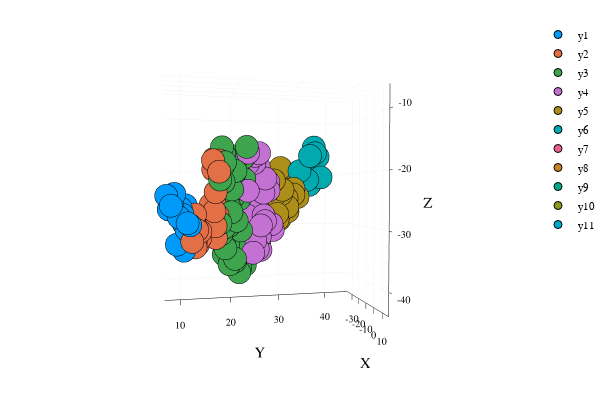

The notebook cell saved with this chart:
### Code cell
i = 5
j = 1
ploteo = scatter(nodo[i][j].xyz[:, 1], nodo[i][j].xyz[:, 2], nodo[i][j].xyz[:, 3],
xlim = (x_min, x_max), ylim = (y_min, y_max), zlim = (z_min, z_max),
xlabel = "X", ylabel = "Y", zlabel = "Z")

for i = 5:5
    for j = 2:ncells
        ploteo = scatter!(nodo[i][j].xyz[:, 1], nodo[i][j].xyz[:, 2],
                                        nodo[i][j].xyz[:, 3],
            xlim = (x_min, x_max), ylim = (y_min, y_max), zlim = (z_min, z_max),
            xlabel = "X", ylabel = "Y", zlabel = "Z")
    end
end
ploteo

### Figure 1 — Plotly figure (JSON) as saved in the notebook; plotly's stock layout.template omitted (floating-point values rounded to 4 significant figures)
{"data": [{"colorbar": {"title": ""}, "hoverinfo": "text", "legendgroup": "y1", "marker": {"color": "rgba(0, 154, 250, 1.000)", "line": {"color": "rgba(0, 0, 0, 1)", "width": 1}, "size": 8, "symbol": "circle"}, "mode": "markers", "name": "y1", "showlegend": true, "text": [null, null, null, null, null, null, null, null, null, null, null, null, null, null, null, null, null, null, null, null, null, null], "type": "scatter3d", "x": [-16.11, -16.3, -14.64, -16.09, -15.69, -17.03, -15.47, -17.27, -14.51, -15.89, -17.33, -15.16, -17.15, -16.5, -16.57, -16.4, -14.48, -13.1, -17.28, -17.4, -14.01, -15.07], "xaxis": "x", "y": [7.559, 7.979, 8.363, 8.514, 8.631, 8.846, 8.967, 9.383, 9.767, 10.1, 10.4, 10.41, 10.62, 10.64, 10.95, 11.05, 11.09, 11.27, 11.34, 11.59, 11.74, 11.84], "yaxis": "y", "z": [-24.21, -26.55, -25.89, -24.53, -25.92, -24.41, -23.87, -32.66, -27.89, -26.39, -33.05, -27.46, -29.06, -33.72, -25.86, -31.27, -30.0, -28.89, -31.84, -28.96, -29.26, -28.02]}, {"colorbar": {"title": ""}, "hoverinfo": "text", "legendgroup": "y2", "marker": {"color": "rgba(227, 111, 71, 1.000)", "line": {"color": "rgba(0, 0, 0, 1)", "width": 1}, "size": 8, "symbol": "circle"}, "mode": "markers", "name": "y2", "showlegend": true, "text": [null, null, null, null, null, null, null, null, null, null, null, null, null, null, null, null, null, null, null, null, null, null, null, null, null, null], "type": "scatter3d", "x": [-13.67, -16.44, -14.55, -16.29, -17.03, -13.56, -17.96, -16.78, -14.43, -16.63, -16.07, -14.61, -15.41, -13.77, -17.55, -17.06, -13.67, -13.85, -15.16, -16.52, -15.21, -14.5, -15.86, -13.15, -17.07, -16.49], "xaxis": "x", "y": [12.1, 12.44, 12.59, 12.7, 12.74, 12.96, 13.12, 13.51, 13.55, 13.7, 15.46, 15.85, 15.92, 16.06, 16.09, 16.11, 16.26, 16.3, 16.35, 16.39, 16.46, 16.66, 16.75, 16.92, 16.98, 16.99], "yaxis": "y", "z": [-32.1, -28.49, -27.43, -33.18, -32.38, -30.1, -32.81, -31.65, -30.39, -28.48, -25.77, -18.06, -19.67, -26.88, -26.32, -17.75, -29.48, -23.58, -31.58, -26.14, -18.74, -27.63, -27.44, -20.04, -23.93, -18.05]}, {"colorbar": {"title": ""}, "hoverinfo": "text", "legendgroup": "y3", "marker": {"color": "rgba(62, 164, 78, 1.000)", "line": {"color": "rgba(0, 0, 0, 1)", "width": 1}, "size": 8, "symbol": "circle"}, "mode": "markers", "name": "y3", "showlegend": true, "text": [null, null, null, null, null, null, null, null, null, null, null, null, null, null, null, null, null, null, null, null, null, null, null, null, null, null, null, null, null, null, null, null, null, null, null, null, null, null, null, null, null, null, null, null, null, null, null, null, null, null, null, null, null, null, null, null, null, null, null], "type": "scatter3d", "x": [-13.19, -14, -17.5, -16.41, -15.61, -16.52, -16.33, -14.25, -17.05, -13.88, -14.99, -17.8, -16.2, -13.72, -16.8, -15.69, -15.93, -16.05, -14.94, -16.52, -15.33, -15.7, -17.72, -16.46, -17.44, -15.89, -13.37, -14.26, -16.16, -17.33, -16.34, -14.3, -15.41, -15.38, -16.34, -13.1, -17.53, -17.48, -16.49, -13.34, -15.81, -15.04, -15.85, -16.25, -16.75, -16.41, -17.34, -15.01, -14.99, -17.36, -16.94, -16.66, -14.61, -14.2, -16.12, -17.98, -15.74, -15.31, -13.63], "xaxis": "x", "y": [17.11, 17.16, 17.18, 17.26, 17.35, 17.35, 17.55, 17.55, 17.57, 17.74, 17.83, 17.88, 17.95, 17.98, 18.02, 18.1, 18.5, 18.58, 18.61, 18.65, 18.73, 18.78, 18.78, 18.89, 19.09, 19.11, 19.14, 19.32, 19.65, 19.73, 19.76, 19.78, 19.82, 19.86, 19.87, 19.87, 20.01, 20.05, 20.06, 20.1, 20.47, 20.6, 20.67, 20.68, 20.85, 20.86, 20.93, 20.96, 20.99, 21.03, 21.11, 21.3, 21.47, 21.56, 21.73, 21.8, 21.82, 21.96, 21.99], "yaxis": "y", "z": [-21.42, -28.96, -31.59, -28.11, -30.95, -24.95, -15.73, -19.26, -18.78, -21.81, -29.85, -34.61, -16.93, -18.41, -31.63, -33.45, -20.24, -25.16, -20.04, -33.01, -29.53, -26.09, -34.0, -36.33, -30.82, -17.22, -27.09, -23.12, -32.76, -23.84, -24.29, -20.2, -23.03, -35.34, -35.86, -19.92, -34.89, -31.15, -27.74, -28.59, -21.95, -17.27, -37.77, -24.86, -22.0, -36.95, -34.34, -30.33, -20.81, -37.23, -28.16, -19.53, -17.52, -21.31, -36.52, -32.12, -19.8, -32.7, -15.66]}, {"colorbar": {"title": ""}, "hoverinfo": "text", "legendgroup": "y4", "marker": {"color": "rgba(195, 113, 210, 1.000)", "line": {"color": "rgba(0, 0, 0, 1)", "width": 1}, "size": 8, "symbol": "circle"}, "mode": "markers", "name": "y4", "showlegend": true, "text": [null, null, null, null, null, null, null, null, null, null, null, null, null, null, null, null, null, null, null, null, null, null, null, null, null, null, null, null, null, null, null, null, null, null, null, null, null, null, null, null, null, null, null, null, null], "type": "scatter3d", "x": [-13.39, -15.39, -15.21, -14.95, -13.94, -16.19, -16.18, -15.33, -16.04, -17.76, -17.32, -13.84, -16.8, -14.35, -13.73, -16.9, -16.58, -16.48, -14.01, -17.76, -16.25, -16.27, -13.92, -15.58, -13.29, -14.38, -16.21, -14.06, -16.46, -13.29, -14.82, -13.36, -13.93, -13.04, -13.32, -15.0, -15.75, -17.47, -13.99, -13.58, -15.18, -17.47, -13.65, -13.48, -14.95], "xaxis": "x", "y": [22.14, 22.15, 22.16, 22.23, 22.26, 22.43, 22.68, 22.74, 22.85, 23.0, 23.11, 23.17, 23.24, 23.44, 23.47, 23.48, 23.48, 23.53, 23.56, 23.63, 23.74, 23.82, 24.04, 24.1, 24.25, 24.26, 24.32, 24.43, 24.46, 24.59, 24.61, 25.1, 25.11, 25.34, 25.45, 25.67, 25.74, 25.82, 26.04, 26.05, 26.49, 26.62, 26.62, 26.85, 26.86], "yaxis": "y", "z": [-23.34, -30.53, -27.77, -18.61, -16.66, -28.18, -20.32, -31.94, -29.56, -32.37, -25.95, -34.28, -23.62, -18.44, -17.21, -27.32, -32.33, -24.95, -32.13, -27.98, -22.84, -29.72, -33.62, -25.1, -16.74, -19.14, -27.29, -31.47, -32.54, -29.46, -33.87, -27.7, -23.69, -28.71, -21.18, -21.63, -30.06, -24.32, -21.8, -23.26, -29.3, -26.27, -29.26, -30.32, -25.09]}, {"colorbar": {"title": ""}, "hoverinfo": "text", "legendgroup": "y5", "marker": {"color": "rgba(172, 142, 24, 1.000)", "line": {"color": "rgba(0, 0, 0, 1)", "width": 1}, "size": 8, "symbol": "circle"}, "mode": "markers", "name": "y5", "showlegend": true, "text": [null, null, null, null, null, null, null, null, null, null, null, null, null, null, null, null, null, null, null, null, null, null], "type": "scatter3d", "x": [-16.59, -17.83, -14.03, -14.15, -15.94, -17.47, -13.18, -13.25, -15.49, -17.78, -13.72, -17.7, -13.12, -15.38, -14.3, -13.96, -14.89, -16.77, -17.7, -13.93, -14.3, -14.45], "xaxis": "x", "y": [27.05, 27.07, 27.09, 27.16, 27.3, 27.39, 27.65, 27.75, 28.01, 28.43, 28.45, 28.63, 28.68, 29.44, 29.55, 29.68, 29.79, 30.0, 30.67, 30.85, 30.89, 31.7], "yaxis": "y", "z": [-26.03, -29.61, -21.51, -24.18, -28.55, -28.63, -27.46, -28.46, -27.98, -28.55, -23.95, -19.23, -23.16, -24.59, -24.68, -26.21, -27.07, -21.58, -21.05, -24.02, -23.0, -24.46]}, {"colorbar": {"title": ""}, "hoverinfo": "text", "legendgroup": "y6", "marker": {"color": "rgba(0, 170, 174, 1.000)", "line": {"color": "rgba(0, 0, 0, 1)", "width": 1}, "size": 8, "symbol": "circle"}, "mode": "markers", "name": "y6", "showlegend": true, "text": [null, null, null, null, null, null, null, null, null, null, null, null, null, null, null, null], "type": "scatter3d", "x": [-17.67, -15.14, -16.55, -15.34, -16.71, -14.34, -14.48, -13.82, -17.47, -17.36, -17.97, -14.18, -13.93, -16.6, -14.59, -13.08], "xaxis": "x", "y": [32.01, 32.14, 32.78, 32.86, 32.94, 33.53, 33.95, 34.07, 34.21, 34.39, 34.51, 34.85, 35.03, 35.18, 35.64, 36.08], "yaxis": "y", "z": [-20.81, -19.8, -22.44, -20.79, -21.37, -21.38, -22.28, -17.07, -19.07, -21.17, -22.06, -15.52, -16.57, -21.1, -17.18, -20.93]}, {"colorbar": {"title": ""}, "hoverinfo": "text", "legendgroup": "y7", "marker": {"color": "rgba(237, 94, 147, 1.000)", "line": {"color": "rgba(0, 0, 0, 1)", "width": 1}, "size": 8, "symbol": "circle"}, "mode": "markers", "name": "y7", "showlegend": true, "text": [null], "type": "scatter3d", "x": [0], "xaxis": "x", "y": [0], "yaxis": "y", "z": [0]}, {"colorbar": {"title": ""}, "hoverinfo": "text", "legendgroup": "y8", "marker": {"color": "rgba(198, 130, 37, 1.000)", "line": {"color": "rgba(0, 0, 0, 1)", "width": 1}, "size": 8, "symbol": "circle"}, "mode": "markers", "name": "y8", "showlegend": true, "text": [null], "type": "scatter3d", "x": [0], "xaxis": "x", "y": [0], "yaxis": "y", "z": [0]}, {"colorbar": {"title": ""}, "hoverinfo": "text", "legendgroup": "y9", "marker": {"color": "rgba(0, 169, 141, 1.000)", "line": {"color": "rgba(0, 0, 0, 1)", "width": 1}, "size": 8, "symbol": "circle"}, "mode": "markers", "name": "y9", "showlegend": true, "text": [null], "type": "scatter3d", "x": [0], "xaxis": "x", "y": [0], "yaxis": "y", "z": [0]}, {"colorbar": {"title": ""}, "hoverinfo": "text", "legendgroup": "y10", "marker": {"color": "rgba(142, 151, 30, 1.000)", "line": {"color": "rgba(0, 0, 0, 1)", "width": 1}, "size": 8, "symbol": "circle"}, "mode": "markers", "name": "y10", "showlegend": true, "text": [null], "type": "scatter3d", "x": [0], "xaxis": "x", "y": [0], "yaxis": "y", "z": [0]}, {"colorbar": {"title": ""}, "hoverinfo": "text", "legendgroup": "y11", "marker": {"color": "rgba(0, 169, 204, 1.000)", "line": {"color": "rgba(0, 0, 0, 1)", "width": 1}, "size": 8, "symbol": "circle"}, "mode": "markers", "name": "y11", "showlegend": true, "text": [null], "type": "scatter3d", "x": [0], "xaxis": "x", "y": [0], "yaxis": "y", "z": [0]}], "layout": {"annotations": [], "height": 400, "legend": {"bgcolor": "rgba(255, 255, 255, 1.000)", "bordercolor": "rgba(0, 0, 0, 1)", "font": {"color": "rgba(0, 0, 0, 1)", "family": "sans-serif", "size": 11}, "tracegroupgap": 0, "x": 1, "y": 1}, "margin": {"b": 20, "l": 0, "r": 0, "t": 20}, "paper_bgcolor": "rgba(255, 255, 255, 1.000)", "plot_bgcolor": "rgba(255, 255, 255, 1.000)", "scene": {"aspectmode": "auto", "aspectratio": {"x": 0.6192, "y": 1.242, "z": 1.3}, "camera": {"center": {"x": 0, "y": 0, "z": 0}, "eye": {"x": 2.546, "y": -0.5215, "z": 0.05884}, "up": {"x": 0, "y": 0, "z": 1}}, "xaxis": {"anchor": "y1", "domain": [0.06165, 0.9934], "gridcolor": "rgba(0, 0, 0, 0.1)", "gridwidth": 0.5, "linecolor": "rgba(0, 0, 0, 1)", "mirror": false, "range": [-38, 17], "showgrid": true, "showline": true, "showticklabels": true, "tickangle": 0, "tickcolor": "rgb(0, 0, 0)", "tickfont": {"color": "rgba(0, 0, 0, 1)", "family": "sans-serif", "size": 11}, "tickmode": "array", "ticks": "inside", "ticktext": ["-30", "-20", "-10", "0", "10"], "tickvals": [-30, -20, -10, 0, 10], "title": "X", "titlefont": {"color": "rgba(0, 0, 0, 1)", "family": "sans-serif", "size": 15}, "type": "linear", "visible": true, "zeroline": false, "zerolinecolor": "rgba(0, 0, 0, 1)"}, "yaxis": {"anchor": "x1", "domain": [0.07581, 0.9902], "gridcolor": "rgba(0, 0, 0, 0.1)", "gridwidth": 0.5, "linecolor": "rgba(0, 0, 0, 1)", "mirror": false, "range": [7, 45], "showgrid": true, "showline": true, "showticklabels": true, "tickangle": 0, "tickcolor": "rgb(0, 0, 0)", "tickfont": {"color": "rgba(0, 0, 0, 1)", "family": "sans-serif", "size": 11}, "tickmode": "array", "ticks": "inside", "ticktext": ["10", "20", "30", "40"], "tickvals": [10, 20, 30, 40], "title": "Y", "titlefont": {"color": "rgba(0, 0, 0, 1)", "family": "sans-serif", "size": 15}, "type": "linear", "visible": true, "zeroline": false, "zerolinecolor": "rgba(0, 0, 0, 1)"}, "zaxis": {"gridcolor": "rgba(0, 0, 0, 0.1)", "gridwidth": 0.5, "linecolor": "rgba(0, 0, 0, 1)", "mirror": false, "range": [-44, -6], "showgrid": true, "showline": true, "showticklabels": true, "tickangle": 0, "tickcolor": "rgb(0, 0, 0)", "tickfont": {"color": "rgba(0, 0, 0, 1)", "family": "sans-serif", "size": 11}, "tickmode": "array", "ticks": "inside", "ticktext": ["-40", "-30", "-20", "-10"], "tickvals": [-40, -30, -20, -10], "title": "Z", "titlefont": {"color": "rgba(0, 0, 0, 1)", "family": "sans-serif", "size": 15}, "type": "linear", "visible": true, "zeroline": false, "zerolinecolor": "rgba(0, 0, 0, 1)"}}, "showlegend": true, "width": 600}}
